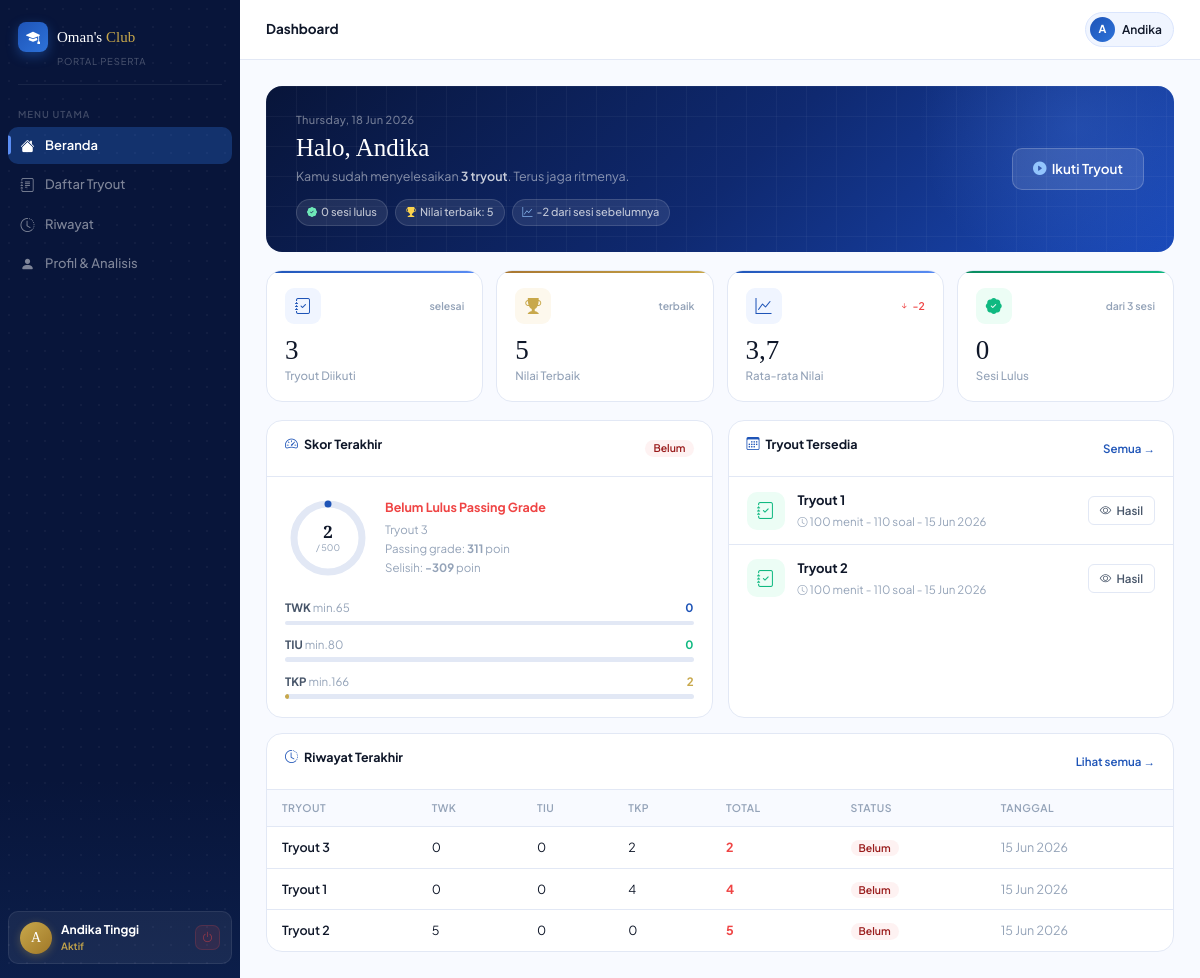
The app's page /user/beranda (signed in) with its own data.
### tables this page shows
CREATE TABLE IF NOT EXISTS `user` (
  `id_user` int unsigned NOT NULL AUTO_INCREMENT,
  `nama` varchar(100) NOT NULL,
  `email` varchar(150) NOT NULL,
  `password` varchar(255) NOT NULL COMMENT 'bcrypt hash',
  `no_hp` varchar(20) DEFAULT NULL,
  `role` enum('admin','peserta') NOT NULL DEFAULT 'peserta',
  `status` enum('aktif','nonaktif') NOT NULL DEFAULT 'aktif',
  `foto` varchar(255) DEFAULT NULL COMMENT 'path file foto profil',
  `last_login` datetime DEFAULT NULL,
  `created_at` datetime NOT NULL DEFAULT CURRENT_TIMESTAMP,
  `updated_at` datetime NOT NULL DEFAULT CURRENT_TIMESTAMP ON UPDATE CURRENT_TIMESTAMP,
  PRIMARY KEY (`id_user`),
  UNIQUE KEY `uq_email` (`email`),
  KEY `idx_role` (`role`),
  KEY `idx_status` (`status`)
);

CREATE TABLE IF NOT EXISTS `hasil` (
  `id_hasil` int unsigned NOT NULL AUTO_INCREMENT,
  `id_user` int unsigned NOT NULL,
  `id_tryout` int unsigned NOT NULL,
  `nilai_twk` decimal(6,2) NOT NULL DEFAULT '0.00',
  `nilai_tiu` decimal(6,2) NOT NULL DEFAULT '0.00',
  `nilai_tkp` decimal(6,2) NOT NULL DEFAULT '0.00',
  `total_nilai` decimal(6,2) NOT NULL DEFAULT '0.00',
  `benar_twk` tinyint unsigned NOT NULL DEFAULT '0',
  `benar_tiu` tinyint unsigned NOT NULL DEFAULT '0',
  `lulus_twk` tinyint(1) NOT NULL DEFAULT '0',
  `lulus_tiu` tinyint(1) NOT NULL DEFAULT '0',
  `lulus_tkp` tinyint(1) NOT NULL DEFAULT '0',
  `lulus_total` tinyint(1) NOT NULL DEFAULT '0' COMMENT '1 = lulus semua komponen SKD',
  `ranking` smallint unsigned DEFAULT NULL,
  `waktu_mulai` datetime NOT NULL,
  `waktu_selesai` datetime DEFAULT NULL,
  `durasi_detik` mediumint unsigned DEFAULT NULL COMMENT 'Selisih waktu_selesai - waktu_mulai dalam detik',
  `status_pengerjaan` enum('sedang','selesai','timeout') NOT NULL DEFAULT 'sedang',
  `created_at` datetime NOT NULL DEFAULT CURRENT_TIMESTAMP,
  `updated_at` datetime NOT NULL DEFAULT CURRENT_TIMESTAMP ON UPDATE CURRENT_TIMESTAMP,
  PRIMARY KEY (`id_hasil`),
  UNIQUE KEY `uq_user_tryout` (`id_user`,`id_tryout`),
  KEY `idx_user` (`id_user`),
  KEY `idx_tryout` (`id_tryout`),
  KEY `idx_total` (`total_nilai`),
  KEY `idx_lulus` (`lulus_total`),
  CONSTRAINT `fk_hasil_tryout` FOREIGN KEY (`id_tryout`) REFERENCES `tryout` (`id_tryout`) ON DELETE CASCADE ON UPDATE CASCADE,
  CONSTRAINT `fk_hasil_user` FOREIGN KEY (`id_user`) REFERENCES `user` (`id_user`) ON DELETE CASCADE ON UPDATE CASCADE
);

CREATE TABLE IF NOT EXISTS `tryout` (
  `id_tryout` int unsigned NOT NULL AUTO_INCREMENT,
  `nama_tryout` varchar(150) NOT NULL,
  `deskripsi` text,
  `waktu` smallint unsigned NOT NULL DEFAULT '100' COMMENT 'Durasi ujian dalam menit',
  `jml_soal_twk` tinyint unsigned NOT NULL DEFAULT '30',
  `jml_soal_tiu` tinyint unsigned NOT NULL DEFAULT '35',
  `jml_soal_tkp` tinyint unsigned NOT NULL DEFAULT '45',
  `tanggal_mulai` datetime NOT NULL,
  `tanggal_selesai` datetime NOT NULL,
  `status` enum('draft','aktif','selesai','diarsipkan') NOT NULL DEFAULT 'draft',
  `acak_soal` tinyint(1) NOT NULL DEFAULT '1' COMMENT '1 = soal diacak untuk setiap peserta',
  `acak_opsi` tinyint(1) NOT NULL DEFAULT '0' COMMENT '1 = urutan opsi A-E ikut diacak',
  `dibuat_oleh` int unsigned DEFAULT NULL,
  `created_at` datetime NOT NULL DEFAULT CURRENT_TIMESTAMP,
  `updated_at` datetime NOT NULL DEFAULT CURRENT_TIMESTAMP ON UPDATE CURRENT_TIMESTAMP,
  PRIMARY KEY (`id_tryout`),
  KEY `fk_tryout_user` (`dibuat_oleh`),
  KEY `idx_status` (`status`),
  KEY `idx_tanggal_mulai` (`tanggal_mulai`),
  KEY `idx_tanggal_selesai` (`tanggal_selesai`),
  CONSTRAINT `fk_tryout_user` FOREIGN KEY (`dibuat_oleh`) REFERENCES `user` (`id_user`) ON DELETE SET NULL ON UPDATE CASCADE
);

### app/Tampilan/Halaman/Users/beranda-user.php (the view, shortened to what the rows shown need)
<?php
$latestResult = $latestResult ?? null;
$availableTryouts = $availableTryouts ?? [];
$recentResults = $recentResults ?? [];
$formatDate = function (?string $value, bool $withTime = false): string {
  if (!$value) {
    return '-';
  }
  $timestamp = strtotime($value);
  return $timestamp ? date($withTime ? 'd M Y H:i' : 'd M Y', $timestamp) : '-';
};
$scorePct = $latestResult ? min(100, round(((float) $latestResult['total_nilai'] / 500) * 100)) : 0;
$passingTotal = 311;
?>
<div class="page active" id="pg-dashboard">
  <div class="page-body">
    <div class="user-dashboard-grid anim anim-d2">
      <div class="card">
        <div style="padding:18px;">
          <?php if (!$latestResult): ?>
            <div class="user-empty-state">Belum ada hasil tryout. Ikuti tryout aktif untuk melihat ringkasan nilai.</div>
          <?php else: ?>
            <div class="user-score-wrap">
              <div class="user-score-ring">
                <svg width="86" height="86" viewBox="0 0 86 86">
                  <circle cx="43" cy="43" r="34" fill="none" stroke="var(--smoke)" stroke-width="7"/>
                  <circle cx="43" cy="43" r="34" fill="none" stroke="var(--blue-main)" stroke-width="7" stroke-linecap="round" stroke-dasharray="<?= round(($scorePct / 100) * 214) ?> 214" stroke-dashoffset="0"/>
                </svg>
                <div class="user-score-center">
                  <div><?= number_format((float) $latestResult['total_nilai'], 0, ',', '.') ?></div>
                  <span>/ 500</span>
                </div>
              </div>
              <div>
                <div class="user-score-title <?= (int) $latestResult['lulus_total'] === 1 ? 'pass' : 'fail' ?>">
                  <?= (int) $latestResult['lulus_total'] === 1 ? 'Di Atas Passing Grade' : 'Belum Lulus Passing Grade' ?>
                </div>
                <div class="user-score-meta">
                  <?= htmlspecialchars($latestResult['nama_tryout']) ?><br>
                  Passing grade: <strong>311</strong> poin<br>
                  Selisih: <strong><?= number_format((float) $latestResult['total_nilai'] - $passingTotal, 0, ',', '.') ?></strong> poin
                </div>
              </div>
            </div>
            <?php foreach ([
              'TWK' => ['value' => (float) $latestResult['nilai_twk'], 'min' => 65, 'max' => 150, 'color' => 'var(--blue-main)'],
              'TIU' => ['value' => (float) $latestResult['nilai_tiu'], 'min' => 80, 'max' => 175, 'color' => 'var(--emerald)'],
              'TKP' => ['value' => (float) $latestResult['nilai_tkp'], 'min' => 166, 'max' => 225, 'color' => 'var(--gold)'],
            ] as $label => $item): ?>
              <?php $pct = min(100, round(($item['value'] / $item['max']) * 100)); ?>
              <div class="user-score-bar">
                <div><span><?= $label ?> <em>min.<?= $item['min'] ?></em></span><strong style="color:<?= $item['color'] ?>;"><?= number_format($item['value'], 0, ',', '.') ?></strong></div>
                <div class="progress-bar"><div class="progress-fill" style="width:<?= $pct ?>%;background:<?= $item['color'] ?>;"></div></div>
              </div>
            <?php endforeach; ?>
          <?php endif; ?>
        </div>
      </div>
      <div class="card">
        <?php foreach ($availableTryouts as $tryout): ?>
          <?php
            $hasResult = !empty($tryout['id_hasil']);
            $isActive = $tryout['status'] === 'aktif';
            $totalSoal = (int) ($tryout['total_soal'] ?? 0);
          ?>
          <div class="tryout-row">
            <div class="tr-icon" style="background:<?= $hasResult ? '#ECFDF5' : 'var(--frost)' ?>;color:<?= $hasResult ? 'var(--emerald)' : 'var(--blue-main)' ?>;"><i class="bi <?= $hasResult ? 'bi-journal-check' : 'bi-journal-text' ?>"></i></div>
            <div>
              <div class="tr-title">
                <?= htmlspecialchars($tryout['nama_tryout']) ?>
              </div>
              <div class="tr-meta"><i class="bi bi-clock" style="font-size:10px;"></i> <?= (int) $tryout['waktu'] ?> menit - <?= $totalSoal ?> soal - <?= htmlspecialchars($formatDate($tryout['tanggal_mulai'])) ?></div>
            </div>
            <div class="tr-action">
              <?php if ($hasResult): ?>
                <a class="btn btn-ghost btn-sm" href="<?= BASE_URL ?>/user/hasil-tryout?id=<?= (int) $tryout['id_hasil'] ?>"><i class="bi bi-eye"></i> Hasil</a>
              <?php elseif ($isActive): ?>
                <a class="btn btn-primary btn-sm" href="<?= BASE_URL ?>/user/soal-tryout?id=<?= (int) $tryout['id_tryout'] ?>"><i class="bi bi-play-fill"></i> Mulai</a>
              <?php else: ?>
                <span class="badge badge-done">Selesai</span>
              <?php endif; ?>
            </div>
          </div>
        <?php endforeach; ?>
      </div>
    </div>
    <div class="card anim anim-d3" style="margin-top:15px;">
      <div style="overflow-x:auto;">
        <table class="data-table">
          <thead><tr><th>Tryout</th><th>TWK</th><th>TIU</th><th>TKP</th><th>Total</th><th>Status</th><th>Tanggal</th></tr></thead>
          <tbody>
            <?php foreach ($recentResults as $result): ?>
              <?php $isPassed = (int) $result['lulus_total'] === 1; ?>
              <tr>
                <td style="font-weight:600;"><?= htmlspecialchars($result['nama_tryout']) ?></td>
                <td><?= number_format((float) $result['nilai_twk'], 0, ',', '.') ?></td>
                <td><?= number_format((float) $result['nilai_tiu'], 0, ',', '.') ?></td>
                <td><?= number_format((float) $result['nilai_tkp'], 0, ',', '.') ?></td>
                <td style="font-weight:700;color:<?= $isPassed ? 'var(--blue-main)' : 'var(--crimson)' ?>;"><?= number_format((float) $result['total_nilai'], 0, ',', '.') ?></td>
                <td><span class="badge <?= $isPassed ? 'badge-pass' : 'badge-fail' ?>"><?= $isPassed ? 'Lulus' : 'Belum' ?></span></td>
                <td style="color:var(--ash);"><?= htmlspecialchars($formatDate($result['tanggal_mulai'])) ?></td>
              </tr>
            <?php endforeach; ?>
          </tbody>
        </table>
      </div>
    </div>
  </div>
</div>

### app/Tampilan/Widget/users/sidebar.php (shortened to what the rows shown need)
<aside class="sidebar" id="sidebar">
  <div class="sb-footer">
    <div class="sb-user-card">
      <div class="sb-avatar"><?= htmlspecialchars($userContext['initial'] ?? 'P') ?></div>
      <div class="sb-user-info">
        <div class="sb-user-name"><?= htmlspecialchars($userContext['user']['nama'] ?? 'Peserta') ?></div>
        <div class="sb-user-role"><?= htmlspecialchars(ucfirst($userContext['user']['status'] ?? 'aktif')) ?></div>
      </div>
      <div class="sb-logout-btn" onclick="konfirmKeluar()"><i class="bi bi-power"></i></div>
    </div>
  </div>
</aside>

### app/Tampilan/Widget/users/topbar.php (shortened to what the rows shown need)
<div class="topbar">
    <div class="tb-right">
        <div class="tb-user-pill" onclick="nav('profil')">
        <div class="tb-pill-av"><?= htmlspecialchars($userContext['initial'] ?? 'P') ?></div>
        <span class="tb-pill-name"><?= htmlspecialchars($userContext['first_name'] ?? 'Peserta') ?></span>
        </div>
    </div>
</div>

### records on screen
user: nama "A", nama "Andika Tinggi", nama+status "Aktif", nama "Andika"
hasil: total_nilai "2", id_tryout.nama_tryout "Tryout 3", (float)$latestResult['total_nilai']-$passingTotal "-309", nama_tryout "Tryout 3", nilai_twk "0", nilai_tiu "0", nilai_tkp "2", lulus_total "Belum", tanggal_mulai "15 Jun 2026"
hasil: id_tryout.nama_tryout "Tryout 1", id_tryout.waktu "100", totalSoal "110", id_tryout.tanggal_mulai "15 Jun 2026", nama_tryout "Tryout 1", nilai_twk "0", nilai_tiu "0", nilai_tkp "4", total_nilai "4", lulus_total "Belum", tanggal_mulai "15 Jun 2026"
hasil: id_tryout.nama_tryout "Tryout 2", id_tryout.waktu "100", totalSoal "110", id_tryout.tanggal_mulai "15 Jun 2026", nama_tryout "Tryout 2", nilai_twk "5", nilai_tiu "0", nilai_tkp "0", total_nilai "5", lulus_total "Belum", tanggal_mulai "15 Jun 2026"

### other values on screen
$item['label'] "Beranda"
$item['label'] "Daftar Tryout"
$item['label'] "Riwayat"
$item['label'] "Profil & Analisis"
$topbarTitle "Dashboard"
$userContext['first_name'] "Andika"
$userStats['total_tryout'] "3"
$userStats['passed_count'] "0"
$userStats['best_score'] "5"
$deltaLabel "-2"
$userStats['avg_score'] "3,7"
$label "TWK"
$item['min'] "65"
$item['value'] "0"
$label "TIU"
